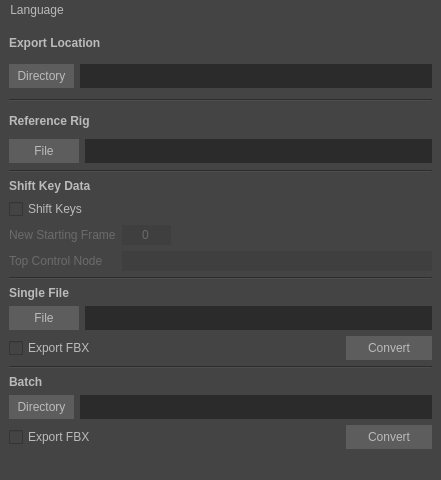
<?xml version="1.0" encoding="UTF-8"?>
<ui version="4.0">
 <class>MainWindow</class>
 <widget class="QMainWindow" name="MainWindow">
  <property name="enabled">
   <bool>true</bool>
  </property>
  <property name="geometry">
   <rect>
    <x>0</x>
    <y>0</y>
    <width>441</width>
    <height>480</height>
   </rect>
  </property>
  <property name="sizePolicy">
   <sizepolicy hsizetype="Fixed" vsizetype="Fixed">
    <horstretch>0</horstretch>
    <verstretch>0</verstretch>
   </sizepolicy>
  </property>
  <property name="minimumSize">
   <size>
    <width>441</width>
    <height>480</height>
   </size>
  </property>
  <property name="maximumSize">
   <size>
    <width>441</width>
    <height>480</height>
   </size>
  </property>
  <property name="windowTitle">
   <string>MainWindow</string>
  </property>
  <property name="styleSheet">
   <string notr="true">QHeaderView::section 
{
 	background: qlineargradient(x1:0, y1:0, x2:0, y2:1, stop:0 #fff, stop:1 #333);
	color: #333;
	height: 1.54em;
}

QMainWindow#MainWindow * 
{
	color: rgb(187,187,187);
    background: rgb(68,68,68);
}

QMainWindow#MainWindow
{
    color: rgb(187,187,187);
	background: rgb(68,68,68);
	/*border: 0;*/
}

QMenuBar 
{
	color: rgb(187,187,187);
}
QMenuBar::item 
{
 	background: transparent;
 	color: rgb(187,187,187);
 	/*border: 0;*/
}

QMenuBar::item:selected 
{
	background: rgb(82,133,166);

}
QMenu::item:selected 
{
	background: rgb(82,133,166);
}</string>
  </property>
  <widget class="QWidget" name="centralwidget">
   <property name="font">
    <font>
     <family>Microsoft Sans Serif</family>
    </font>
   </property>
   <property name="styleSheet">
    <string notr="true">QWidget
{
	color:  rgb(187, 187, 187);
	background-color: rgb(68, 68, 68);
}

QLineEdit
{
	border: none;
	border-width: 2px;
	color:  rgb(187, 187, 187);
	background-color: rgb(43, 43, 43);
	padding: 2px;	
}

QPlainTextEdit
{
	border: none;
	color:  rgb(187, 187, 187);
	background-color: rgb(43, 43, 43);	
}

QPushButton
{
	border-style: outset;
	color:  rgb(187, 187, 187);
	background-color: rgb(93, 93, 93);
	padding: 5px;
}

QPushButton:hover
{
   background-color: rgb(112, 112, 112);
}

QSpinBox
{
    border: none;
	color:  rgb(187, 187, 187);
	background-color: rgb(43, 43, 43);
}

QSpinBox:disabled
{
	color:  rgb(107, 107, 107);
	background-color: rgb(63, 63, 63);
}

QLabel:disabled
{
	color:  rgb(107, 107, 107);
}

QLineEdit:disabled
{
	color:  rgb(107, 107, 107);
	background-color: rgb(63, 63, 63);
}	</string>
   </property>
   <layout class="QGridLayout" name="gridLayout_4">
    <item row="0" column="0">
     <layout class="QVBoxLayout" name="verticalLayout">
      <item>
       <layout class="QVBoxLayout" name="verticalLayout_6">
        <item>
         <widget class="QLabel" name="l_exportLoc">
          <property name="font">
           <font>
            <family>Microsoft Sans Serif</family>
            <weight>75</weight>
            <bold>true</bold>
           </font>
          </property>
          <property name="text">
           <string>Export Location</string>
          </property>
         </widget>
        </item>
        <item>
         <layout class="QFormLayout" name="formLayout_5">
          <item row="0" column="0">
           <widget class="QPushButton" name="btn_export">
            <property name="font">
             <font>
              <family>Microsoft Sans Serif</family>
             </font>
            </property>
            <property name="text">
             <string> Directory </string>
            </property>
           </widget>
          </item>
          <item row="0" column="1">
           <widget class="QLineEdit" name="s_exportLoc">
            <property name="sizePolicy">
             <sizepolicy hsizetype="Expanding" vsizetype="Preferred">
              <horstretch>0</horstretch>
              <verstretch>0</verstretch>
             </sizepolicy>
            </property>
            <property name="font">
             <font>
              <family>Microsoft Sans Serif</family>
             </font>
            </property>
            <property name="readOnly">
             <bool>true</bool>
            </property>
           </widget>
          </item>
         </layout>
        </item>
       </layout>
      </item>
      <item>
       <layout class="QVBoxLayout" name="verticalLayout_2">
        <item>
         <widget class="Line" name="line_4">
          <property name="orientation">
           <enum>Qt::Horizontal</enum>
          </property>
         </widget>
        </item>
        <item>
         <widget class="QLabel" name="l_refRig">
          <property name="font">
           <font>
            <family>Microsoft Sans Serif</family>
            <weight>75</weight>
            <bold>true</bold>
           </font>
          </property>
          <property name="text">
           <string>Reference Rig</string>
          </property>
         </widget>
        </item>
        <item>
         <layout class="QFormLayout" name="formLayout">
          <property name="fieldGrowthPolicy">
           <enum>QFormLayout::AllNonFixedFieldsGrow</enum>
          </property>
          <item row="1" column="0">
           <widget class="QPushButton" name="btn_refRig">
            <property name="sizePolicy">
             <sizepolicy hsizetype="Preferred" vsizetype="Preferred">
              <horstretch>0</horstretch>
              <verstretch>0</verstretch>
             </sizepolicy>
            </property>
            <property name="font">
             <font>
              <family>Microsoft Sans Serif</family>
             </font>
            </property>
            <property name="text">
             <string>      File      </string>
            </property>
           </widget>
          </item>
          <item row="1" column="1">
           <widget class="QLineEdit" name="s_refRig">
            <property name="sizePolicy">
             <sizepolicy hsizetype="Expanding" vsizetype="Preferred">
              <horstretch>0</horstretch>
              <verstretch>0</verstretch>
             </sizepolicy>
            </property>
            <property name="font">
             <font>
              <family>Microsoft Sans Serif</family>
             </font>
            </property>
            <property name="readOnly">
             <bool>true</bool>
            </property>
           </widget>
          </item>
         </layout>
        </item>
       </layout>
      </item>
      <item>
       <widget class="Line" name="line">
        <property name="orientation">
         <enum>Qt::Horizontal</enum>
        </property>
       </widget>
      </item>
      <item>
       <layout class="QVBoxLayout" name="verticalLayout_3">
        <item>
         <widget class="QLabel" name="l_shftKeyData">
          <property name="font">
           <font>
            <family>Microsoft Sans Serif</family>
            <weight>75</weight>
            <bold>true</bold>
           </font>
          </property>
          <property name="text">
           <string>Shift Key Data</string>
          </property>
         </widget>
        </item>
        <item>
         <layout class="QGridLayout" name="gridLayout">
          <item row="1" column="2">
           <spacer name="horizontalSpacer">
            <property name="orientation">
             <enum>Qt::Horizontal</enum>
            </property>
            <property name="sizeHint" stdset="0">
             <size>
              <width>40</width>
              <height>20</height>
             </size>
            </property>
           </spacer>
          </item>
          <item row="1" column="1">
           <widget class="QSpinBox" name="i_startFrame">
            <property name="enabled">
             <bool>false</bool>
            </property>
            <property name="sizePolicy">
             <sizepolicy hsizetype="Minimum" vsizetype="Preferred">
              <horstretch>0</horstretch>
              <verstretch>0</verstretch>
             </sizepolicy>
            </property>
            <property name="font">
             <font>
              <family>Microsoft Sans Serif</family>
             </font>
            </property>
            <property name="alignment">
             <set>Qt::AlignCenter</set>
            </property>
            <property name="buttonSymbols">
             <enum>QAbstractSpinBox::NoButtons</enum>
            </property>
            <property name="minimum">
             <number>-999999</number>
            </property>
            <property name="maximum">
             <number>999999</number>
            </property>
           </widget>
          </item>
          <item row="1" column="0">
           <widget class="QLabel" name="l_newStartFrame">
            <property name="enabled">
             <bool>false</bool>
            </property>
            <property name="font">
             <font>
              <family>Microsoft Sans Serif</family>
             </font>
            </property>
            <property name="text">
             <string>New Starting Frame</string>
            </property>
           </widget>
          </item>
          <item row="0" column="0">
           <widget class="QCheckBox" name="b_shiftKeys">
            <property name="font">
             <font>
              <family>Microsoft Sans Serif</family>
             </font>
            </property>
            <property name="text">
             <string>Shift Keys</string>
            </property>
           </widget>
          </item>
         </layout>
        </item>
        <item>
         <layout class="QFormLayout" name="formLayout_2">
          <property name="fieldGrowthPolicy">
           <enum>QFormLayout::AllNonFixedFieldsGrow</enum>
          </property>
          <item row="0" column="0">
           <widget class="QLabel" name="l_topContNode">
            <property name="enabled">
             <bool>false</bool>
            </property>
            <property name="font">
             <font>
              <family>Microsoft Sans Serif</family>
             </font>
            </property>
            <property name="text">
             <string>Top Control Node    </string>
            </property>
           </widget>
          </item>
          <item row="0" column="1">
           <widget class="QLineEdit" name="s_contNode">
            <property name="enabled">
             <bool>false</bool>
            </property>
            <property name="sizePolicy">
             <sizepolicy hsizetype="Expanding" vsizetype="Preferred">
              <horstretch>0</horstretch>
              <verstretch>0</verstretch>
             </sizepolicy>
            </property>
            <property name="font">
             <font>
              <family>Microsoft Sans Serif</family>
             </font>
            </property>
           </widget>
          </item>
         </layout>
        </item>
       </layout>
      </item>
      <item>
       <widget class="Line" name="line_2">
        <property name="orientation">
         <enum>Qt::Horizontal</enum>
        </property>
       </widget>
      </item>
      <item>
       <layout class="QVBoxLayout" name="verticalLayout_4">
        <item>
         <widget class="QLabel" name="l_singleFile">
          <property name="font">
           <font>
            <family>Microsoft Sans Serif</family>
            <weight>75</weight>
            <bold>true</bold>
           </font>
          </property>
          <property name="text">
           <string>Single File</string>
          </property>
         </widget>
        </item>
        <item>
         <layout class="QFormLayout" name="formLayout_3">
          <item row="0" column="0">
           <widget class="QPushButton" name="btn_singleFile">
            <property name="font">
             <font>
              <family>Microsoft Sans Serif</family>
             </font>
            </property>
            <property name="text">
             <string>      File      </string>
            </property>
           </widget>
          </item>
          <item row="0" column="1">
           <widget class="QLineEdit" name="s_singleFileLoc">
            <property name="sizePolicy">
             <sizepolicy hsizetype="Expanding" vsizetype="Preferred">
              <horstretch>0</horstretch>
              <verstretch>0</verstretch>
             </sizepolicy>
            </property>
            <property name="font">
             <font>
              <family>Microsoft Sans Serif</family>
             </font>
            </property>
            <property name="readOnly">
             <bool>true</bool>
            </property>
           </widget>
          </item>
         </layout>
        </item>
        <item>
         <layout class="QGridLayout" name="gridLayout_3">
          <item row="0" column="1">
           <spacer name="horizontalSpacer_3">
            <property name="orientation">
             <enum>Qt::Horizontal</enum>
            </property>
            <property name="sizeHint" stdset="0">
             <size>
              <width>40</width>
              <height>20</height>
             </size>
            </property>
           </spacer>
          </item>
          <item row="0" column="0">
           <widget class="QCheckBox" name="b_singleExportFBX">
            <property name="font">
             <font>
              <family>Microsoft Sans Serif</family>
             </font>
            </property>
            <property name="text">
             <string>Export FBX</string>
            </property>
            <property name="iconSize">
             <size>
              <width>24</width>
              <height>24</height>
             </size>
            </property>
           </widget>
          </item>
          <item row="0" column="2">
           <widget class="QPushButton" name="btn_singleConvert">
            <property name="font">
             <font>
              <family>Microsoft Sans Serif</family>
             </font>
            </property>
            <property name="text">
             <string>     Convert     </string>
            </property>
           </widget>
          </item>
         </layout>
        </item>
        <item>
         <widget class="Line" name="line_3">
          <property name="orientation">
           <enum>Qt::Horizontal</enum>
          </property>
         </widget>
        </item>
        <item>
         <layout class="QVBoxLayout" name="verticalLayout_5">
          <item>
           <widget class="QLabel" name="l_batch">
            <property name="font">
             <font>
              <family>Microsoft Sans Serif</family>
              <weight>75</weight>
              <bold>true</bold>
             </font>
            </property>
            <property name="text">
             <string>Batch</string>
            </property>
           </widget>
          </item>
          <item>
           <layout class="QFormLayout" name="formLayout_4">
            <property name="fieldGrowthPolicy">
             <enum>QFormLayout::AllNonFixedFieldsGrow</enum>
            </property>
            <item row="0" column="0">
             <widget class="QPushButton" name="btn_batchFile">
              <property name="font">
               <font>
                <family>Microsoft Sans Serif</family>
               </font>
              </property>
              <property name="text">
               <string> Directory </string>
              </property>
             </widget>
            </item>
            <item row="0" column="1">
             <widget class="QLineEdit" name="s_batchDirLoc">
              <property name="sizePolicy">
               <sizepolicy hsizetype="Expanding" vsizetype="Preferred">
                <horstretch>0</horstretch>
                <verstretch>0</verstretch>
               </sizepolicy>
              </property>
              <property name="font">
               <font>
                <family>Microsoft Sans Serif</family>
               </font>
              </property>
              <property name="readOnly">
               <bool>true</bool>
              </property>
             </widget>
            </item>
           </layout>
          </item>
          <item>
           <layout class="QGridLayout" name="gridLayout_2">
            <item row="0" column="1">
             <spacer name="horizontalSpacer_2">
              <property name="orientation">
               <enum>Qt::Horizontal</enum>
              </property>
              <property name="sizeHint" stdset="0">
               <size>
                <width>40</width>
                <height>20</height>
               </size>
              </property>
             </spacer>
            </item>
            <item row="0" column="0">
             <widget class="QCheckBox" name="b_batchExportFBX">
              <property name="font">
               <font>
                <family>Microsoft Sans Serif</family>
               </font>
              </property>
              <property name="text">
               <string>Export FBX</string>
              </property>
              <property name="iconSize">
               <size>
                <width>24</width>
                <height>24</height>
               </size>
              </property>
             </widget>
            </item>
            <item row="0" column="2">
             <widget class="QPushButton" name="btn_batchConvert">
              <property name="font">
               <font>
                <family>Microsoft Sans Serif</family>
               </font>
              </property>
              <property name="text">
               <string>     Convert     </string>
              </property>
             </widget>
            </item>
           </layout>
          </item>
         </layout>
        </item>
       </layout>
      </item>
     </layout>
    </item>
   </layout>
  </widget>
  <widget class="QMenuBar" name="menubar">
   <property name="geometry">
    <rect>
     <x>0</x>
     <y>0</y>
     <width>441</width>
     <height>21</height>
    </rect>
   </property>
   <widget class="QMenu" name="menuLanguage">
    <property name="title">
     <string>Language</string>
    </property>
    <addaction name="actionChinese"/>
    <addaction name="actionEnglish"/>
   </widget>
   <addaction name="menuLanguage"/>
  </widget>
  <widget class="QStatusBar" name="statusbar"/>
  <action name="actionChinese">
   <property name="text">
    <string>Chinese</string>
   </property>
  </action>
  <action name="actionEnglish">
   <property name="text">
    <string>English</string>
   </property>
  </action>
 </widget>
 <resources/>
 <connections>
  <connection>
   <sender>b_shiftKeys</sender>
   <signal>toggled(bool)</signal>
   <receiver>i_startFrame</receiver>
   <slot>setEnabled(bool)</slot>
   <hints>
    <hint type="sourcelabel">
     <x>17</x>
     <y>196</y>
    </hint>
    <hint type="destinationlabel">
     <x>160</x>
     <y>224</y>
    </hint>
   </hints>
  </connection>
  <connection>
   <sender>b_shiftKeys</sender>
   <signal>toggled(bool)</signal>
   <receiver>l_newStartFrame</receiver>
   <slot>setEnabled(bool)</slot>
   <hints>
    <hint type="sourcelabel">
     <x>20</x>
     <y>196</y>
    </hint>
    <hint type="destinationlabel">
     <x>47</x>
     <y>222</y>
    </hint>
   </hints>
  </connection>
  <connection>
   <sender>b_shiftKeys</sender>
   <signal>toggled(bool)</signal>
   <receiver>s_contNode</receiver>
   <slot>setEnabled(bool)</slot>
   <hints>
    <hint type="sourcelabel">
     <x>35</x>
     <y>208</y>
    </hint>
    <hint type="destinationlabel">
     <x>149</x>
     <y>254</y>
    </hint>
   </hints>
  </connection>
  <connection>
   <sender>b_shiftKeys</sender>
   <signal>toggled(bool)</signal>
   <receiver>l_topContNode</receiver>
   <slot>setEnabled(bool)</slot>
   <hints>
    <hint type="sourcelabel">
     <x>19</x>
     <y>202</y>
    </hint>
    <hint type="destinationlabel">
     <x>22</x>
     <y>246</y>
    </hint>
   </hints>
  </connection>
 </connections>
</ui>
